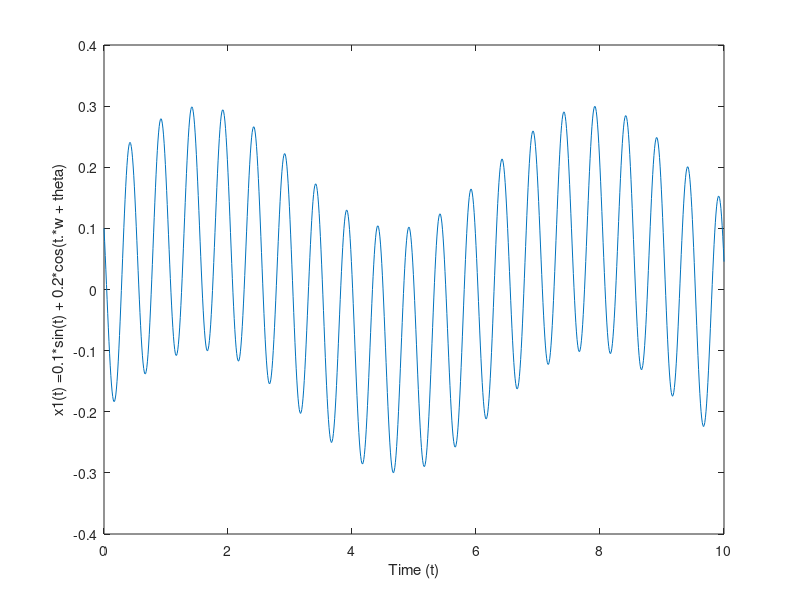
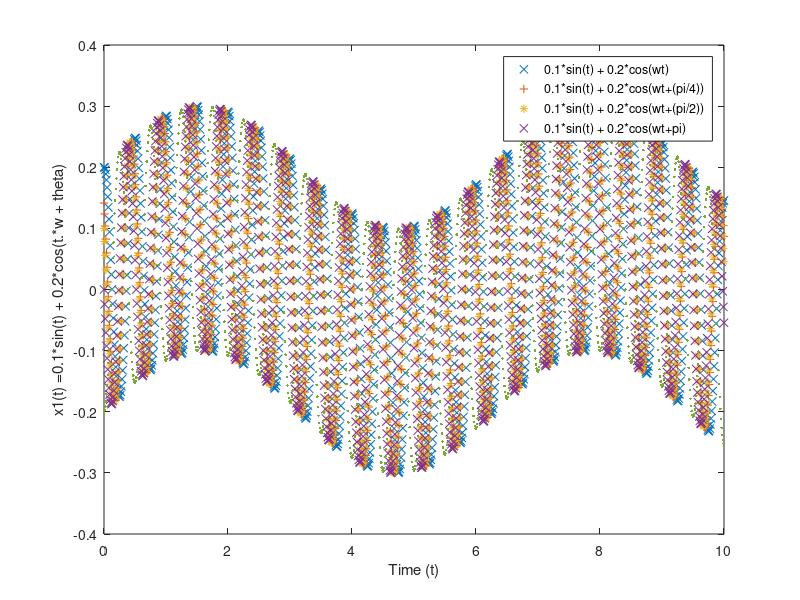
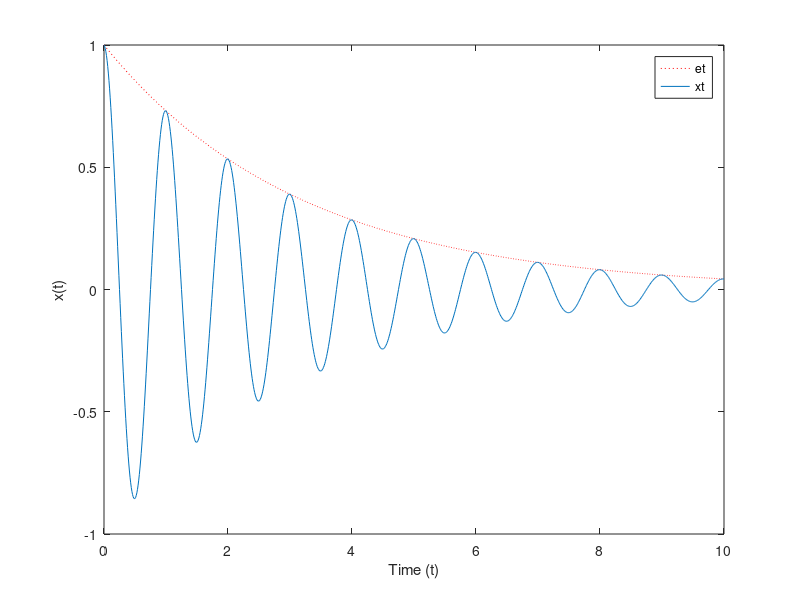
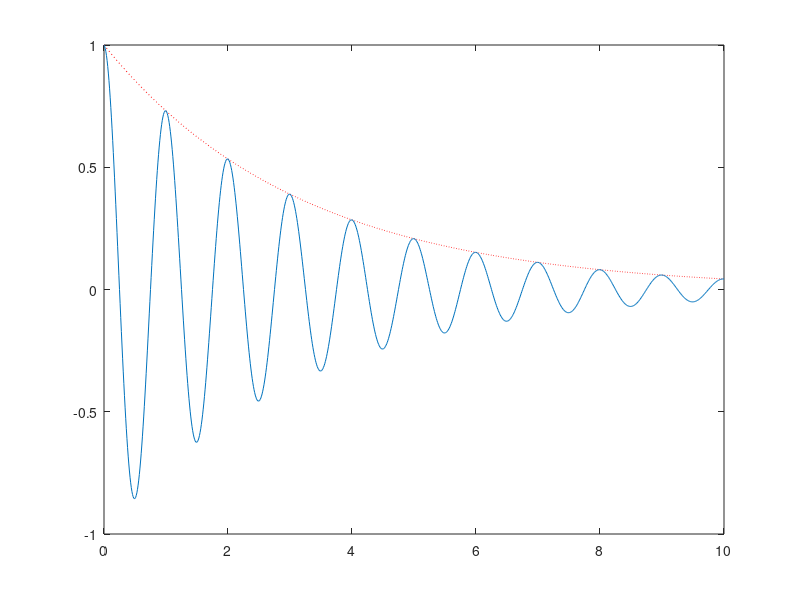

Here is the MATLAB script that generated these plots, in order: (Note: this script raises an error after producing the figures.)
%Part 1 code
t = 0:0.01:10;
f = 2;
w = 2*pi*f;
theta = pi/3;
figure('Name', '1a', 'NumberTitle', 'off'); % figure for 1a
y = 0.1*sin(t) + 0.2*cos(t.*w + theta);
plot(t,y);
xlabel('Time (t)');
ylabel('x1(t) =0.1*sin(t) + 0.2*cos(t.*w + theta)');

%Part 2 code

%d = 0:45:180;
figure('Name', '1b', 'NumberTitle', 'off'); % figure for 1b
wt = t.*w;
y = 0.1*sin(t) + 0.2*cos(wt);
plot(t,y,'x');
hold on;
y = 0.1*sin(t) + 0.2*cos(wt+(pi/4));
plot(t,y,'+');
hold on;
y = 0.1*sin(t) + 0.2*cos(wt+(pi/3));
plot(t,y,'*');
hold on;
y = 0.1*sin(t) + 0.2*cos(wt+(pi/2));
plot(t,y,'x');
hold on;
y = 0.1*sin(t) + 0.2*cos(wt+pi);
plot(t,y,'.');
hold on;
xlabel('Time (t)');
ylabel('x1(t) =0.1*sin(t) + 0.2*cos(t.*w + theta)');
legend( '0.1*sin(t) + 0.2*cos(wt)','0.1*sin(t) + 0.2*cos(wt+(pi/4))','0.1*sin(t) + 0.2*cos(wt+(pi/2))', '0.1*sin(t) + 0.2*cos(wt+pi)');


%part C

% No, because the ratio of T1 and T2 is an irrational number.

%Q2 

t = 0:0.01:10;
figure('Name', '2a', 'NumberTitle', 'off') %grapg
et = exp(t.*-0.1*pi);
plot(t,et,'r:');
hold on;
xt = et.*cos(t.*2*pi);
plot(t,xt);
hold on;
legend('et','xt')
xlabel('Time (t)');
ylabel('x(t)');
figure('Name', '2b', 'NumberTitle', 'off');
et = exp(t.*-0.1*pi);
plot(t,et,'r:');
hold on;
xt = et.*cos(t.*2*pi);
plot(t,xt);
hold on;
yt = et.*cos(t.*2*pi).*heaviside(t-2);
plot(t,yt);
hold on;
legend('et','xt','yt');
xlabel('Time (t)');
ylabel('x(t)');
%Q3

t = 0:0.01:10;
r1 = complex(1,-3);
r2 = (10 * 7i) / complex(10,7);
z = r1 + r2;
f = 1/0.2;
w = 2*pi*f;
v = 50*sin(t.*w);

is = 50/z;
[phase_angle,magnitude] = cart2pol(real(is),imag(is));


figure('Name', '3', 'NumberTitle', 'off');
plot(t,v,'r-');
hold on;
plot(t,is);
xlim([0 0.4])
ylabel('V')
xlabel('Time (t)');
legend('Vs','Is')

%Q5

%a)
t = -5:0.01:5;

x = cos(t.*(2*pi+0.25)) + 1i*sin(t.*(2*pi+0.25));
f = -3*sign(t).*x;

r = real(f);
i = imag(f);

figure('Name', '5a', 'NumberTitle', 'off');
subplot(2,1,1)
plot(t,r);
legend('Real');
xlabel('Time (t)');
ylabel('X(t)');

subplot(2,1,2)
plot(t,i);
legend('Imaginary');
xlabel('Time (t)');
ylabel('X(t)');

%part b
x_new = f.*rectangularPulse(t.*0.25);

r = real(x_new);
i = imag(x_new);

figure('Name', '5b', 'NumberTitle', 'off');
subplot(2,1,1)
plot(t,r);
legend('Real');
xlabel('Time (t)');
ylabel('X(t)');

subplot(2,1,2)
plot(t,i);
legend('Imaginary');
xlabel('Time (t)');
ylabel('X(t)');

%Q6
figure('Name', '6', 'NumberTitle', 'off');
syms x(t)
x(t) = piecewise(-2<=t<0, 0.25*t, 0<=t<0.5, 1.5, 0.5<=t<2, -t+2);

fplot(x(t));
hold on
grid on
x2 = 2*x(t+1);
hold on

fplot(x2);

grid on
















